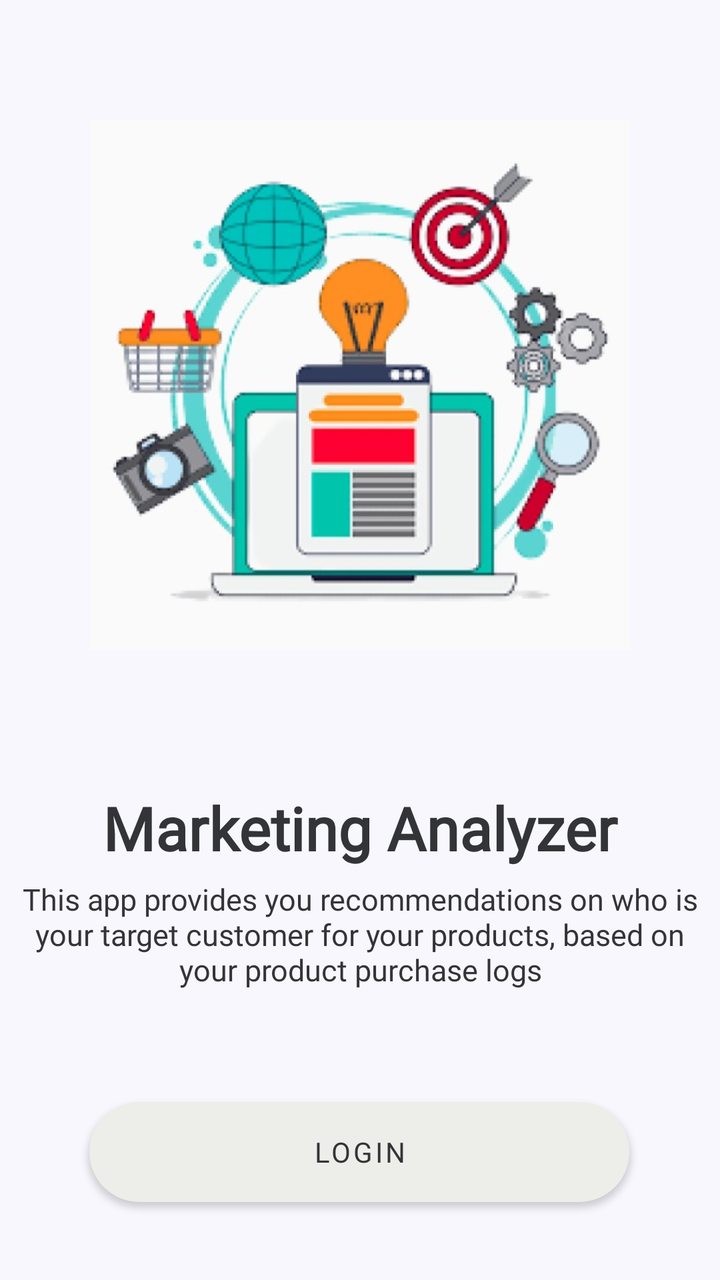
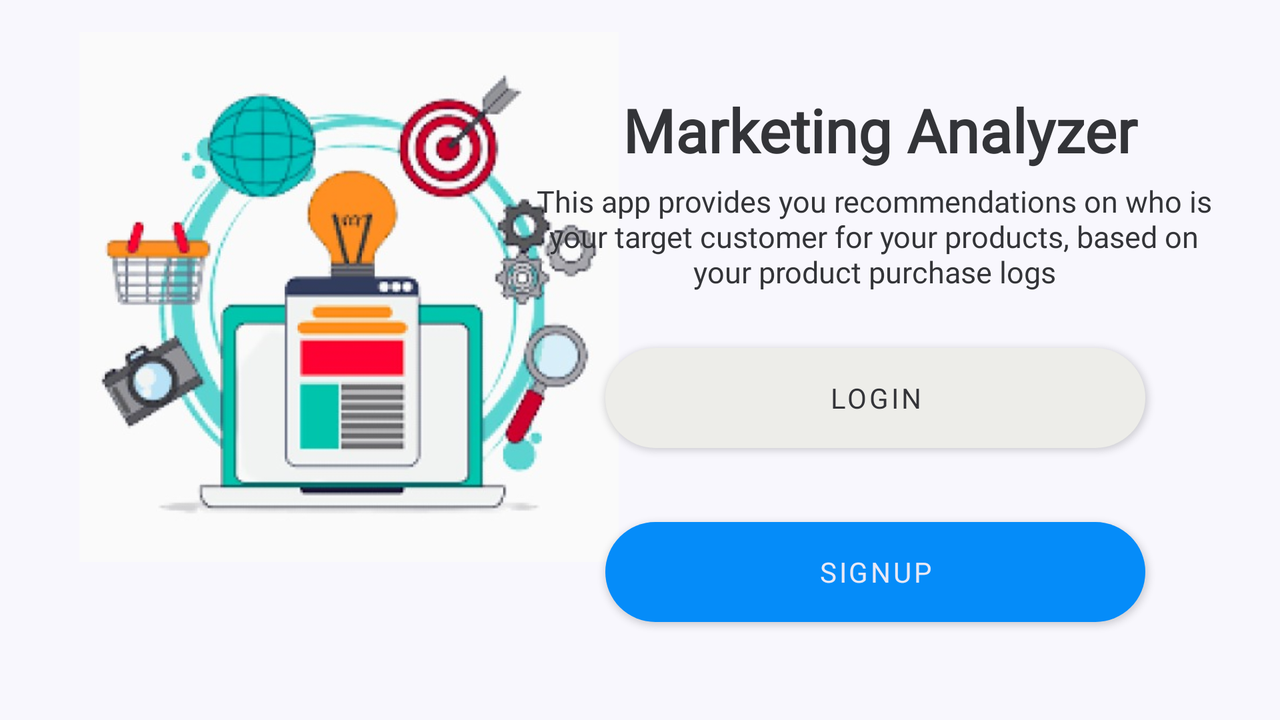

One screen, two layout resources from the same app: the default and the repository's alternative for another configuration. Each is rendered where Android would select it; the XML of both is given below.
<!-- AndroidManifest.xml: application theme MainTheme -->
<!-- res/layout/activity_welcome.xml -->
<?xml version="1.0" encoding="utf-8"?>
<androidx.constraintlayout.widget.ConstraintLayout xmlns:android="http://schemas.android.com/apk/res/android"
    xmlns:app="http://schemas.android.com/apk/res-auto"
    xmlns:tools="http://schemas.android.com/tools"
    android:layout_width="match_parent"
    android:layout_height="match_parent"
    tools:context="com.example.marketinganalyzer.Activities.WelcomeActivity"
    android:theme= "@style/MainTheme">


    <ImageView
        android:id="@+id/imageView3"
        android:layout_width="281dp"
        android:layout_height="265dp"
        android:layout_marginTop="60dp"
        app:layout_constraintEnd_toEndOf="parent"
        app:layout_constraintStart_toStartOf="parent"
        app:layout_constraintTop_toTopOf="parent"
        app:srcCompat="@drawable/marketing_pic" />

    <TextView
        android:id="@+id/welcome_title"
        android:layout_width="300dp"
        android:layout_height="50dp"
        android:layout_marginTop="64dp"
        android:gravity="center"
        android:text="@string/welcome_text_title"
        android:textAppearance="?attr/textAppearanceHeadline1"
        app:layout_constraintEnd_toEndOf="parent"
        app:layout_constraintStart_toStartOf="parent"
        app:layout_constraintTop_toBottomOf="@+id/imageView3" />

    <TextView
        android:id="@+id/welcome_description"
        android:layout_width="351dp"
        android:layout_height="56dp"
        android:gravity="bottom|center"
        android:text="@string/welcome_text_Description"
        android:textAppearance="?attr/textAppearanceBody1"
        app:layout_constraintEnd_toEndOf="parent"
        app:layout_constraintStart_toStartOf="parent"
        app:layout_constraintTop_toBottomOf="@+id/welcome_title" />

    <Button
        android:id="@+id/welcome_button_login"
        style="@style/Widget.MainTheme.Button.TypeA"
        android:layout_width="@dimen/button_submit_width"
        android:layout_height="@dimen/button_submit_height"
        android:layout_marginTop="56dp"
        android:layout_marginEnd="41dp"
        android:text="@string/welcome_button_login"
        app:layout_constraintEnd_toEndOf="@+id/welcome_description"
        app:layout_constraintTop_toBottomOf="@+id/welcome_description" />

    <Button
        android:id="@+id/welcome_button_signup"
        style="@style/Widget.MainTheme.Button.TypeB"
        android:layout_width="@dimen/button_submit_width"
        android:layout_height="@dimen/button_submit_height"
        android:layout_marginTop="10dp"
        android:layout_marginBottom="@dimen/button_submit_margin_buttom"
        android:text="@string/welcome_button_signup"
        app:layout_constraintBottom_toBottomOf="parent"
        app:layout_constraintEnd_toEndOf="@+id/welcome_button_login"
        app:layout_constraintTop_toBottomOf="@+id/welcome_button_login"
        app:layout_constraintVertical_bias="0.416" />

</androidx.constraintlayout.widget.ConstraintLayout>
<!-- resources referenced by this layout -->
<resources>
  <dimen name="button_submit_height">50dp</dimen>
  <dimen name="button_submit_margin_buttom">32dp</dimen>
  <dimen name="button_submit_width">270dp</dimen>
  <string name="welcome_button_login">Login</string>
  <string name="welcome_button_signup">Signup</string>
  <string name="welcome_text_Description">This app provides you recommendations on who is
          your target customer for your products, based on your product purchase logs</string>
  <string name="welcome_text_title">Marketing Analyzer</string>
  <style name="Widget.MainTheme.Button.TypeA" parent="Widget.MainTheme.Button">
          <item name="materialThemeOverlay">@style/ThemeOverlay.MainTheme.Button.TypeA</item>
          <item name="android:textColor">@color/colorOnPrimary</item>
          <item name="android:background">@drawable/button_first_type</item>
      </style>
  <style name="Widget.MainTheme.Button.TypeB" parent="Widget.MainTheme.Button">
          <item name="materialThemeOverlay">@style/ThemeOverlay.MainTheme.Button.TypeB</item>
          <item name="android:textColor">@color/colorOnSecondary</item>
          <item name="android:background">@drawable/button_second_type</item>
      </style>
  <color name="colorPrimary">#eeeefa</color>
  <color name="colorPrimaryVariant">#ffffff</color>
  <color name="colorOnPrimary">#333438</color>
  <color name="colorSecondary">#058cf9</color>
  <color name="colorSecondaryVariant">#4fa2fa</color>
  <color name="colorOnSecondary">#e9e9f5</color>
  <color name="colorBackground">#f8f7fd</color>
  <color name="colorOnBackground">#333436</color>
  <color name="colorSurface">#49a2fe</color>
  <color name="colorOnSurface">#e9e9f3</color>
  <color name="colorError">#ff3259</color>
  <color name="colorOnError">#333438</color>
  <style name="TextAppearance.MainTheme.Button" parent="TextAppearance.MaterialComponents.Button">
          <item name="fontFamily">@font/rubik_medium</item>
          <item name="android:fontFamily">@font/rubik_medium</item>
      </style>
  <style name="ShapeAppearance.MainTheme.SmallComponent" parent="ShapeAppearance.MaterialComponents.SmallComponent">
          <item name="cornerFamily"> rounded</item>
          <item name="cornerSize">50pt</item>
      </style>
  <style name="Widget.MainTheme.Button" parent="Widget.MaterialComponents.Button">
          <item name="android:textAppearance">@style/TextAppearance.MainTheme.Button</item>
          <item name="shapeAppearance">@style/ShapeAppearance.MainTheme.SmallComponent</item>
      </style>
  <style name="ThemeOverlay.MainTheme.Button.TypeA" parent="">
          <item name="colorPrimary">@color/colorBackgroundVariant</item>
          <item name="colorOnPrimary">@color/colorOnPrimary</item>
      </style>
  <!-- drawable button_first_type (drawable) -->
  <?xml version="1.0" encoding="utf-8"?>
  <shape xmlns:android="http://schemas.android.com/apk/res/android"
      android:shape="rectangle">
  
      <corners  android:radius="50dp"/>
      <solid android:color="@color/colorBackgroundVariant"></solid>
  
  </shape>
  <style name="ThemeOverlay.MainTheme.Button.TypeB" parent="">
          <item name="colorPrimary">@color/colorSecondary</item>
          <item name="colorOnPrimary">@color/colorOnSecondary</item>
      </style>
  <!-- drawable button_second_type (drawable) -->
  <?xml version="1.0" encoding="utf-8"?>
  <shape xmlns:android="http://schemas.android.com/apk/res/android"
      android:shape="rectangle">
  
      <corners  android:radius="50dp"/>
      <solid android:color="@color/colorSecondary"></solid>
  
  </shape>
  <style name="ThemeOverlay.MainTheme.Button.TextButton" parent="">
          <item name="colorPrimary">@color/colorPrimary</item>
          <item name="colorOnPrimary">@color/colorOnPrimary</item>
      </style>
  <style name="ThemeOverlay.MainTheme.RadioButton" parent="">
          <item name="colorOnSurface">@color/colorOnPrimary</item>
          <item name="colorSecondary">@color/colorOnPrimary</item>
      </style>
  <color name="colorBackgroundVariant">#EDEDE9</color>
</resources>
<!-- res/layout-land/activity_welcome.xml (the repository's variant of the layout above) -->
<!-- drawn on the phone turned sideways -->
<?xml version="1.0" encoding="utf-8"?>
<androidx.constraintlayout.widget.ConstraintLayout xmlns:android="http://schemas.android.com/apk/res/android"
    xmlns:app="http://schemas.android.com/apk/res-auto"
    xmlns:tools="http://schemas.android.com/tools"
    android:layout_width="match_parent"
    android:layout_height="match_parent"
    tools:context="com.example.marketinganalyzer.Activities.WelcomeActivity"
    android:theme= "@style/MainTheme">


    <ImageView
        android:id="@+id/imageView3"
        android:layout_width="281dp"
        android:layout_height="265dp"
        android:layout_marginTop="16dp"
        app:layout_constraintEnd_toEndOf="parent"
        app:layout_constraintHorizontal_bias="0.095"
        app:layout_constraintStart_toStartOf="parent"
        app:layout_constraintTop_toTopOf="parent"
        app:srcCompat="@drawable/marketing_pic" />

    <TextView
        android:id="@+id/welcome_title"
        android:layout_width="300dp"
        android:layout_height="50dp"
        android:layout_marginTop="24dp"
        android:gravity="center"
        android:text="@string/welcome_text_title"
        android:textAppearance="?attr/textAppearanceHeadline1"
        app:layout_constraintEnd_toEndOf="parent"
        app:layout_constraintHorizontal_bias="0.853"
        app:layout_constraintStart_toStartOf="parent"
        app:layout_constraintTop_toTopOf="@+id/imageView3" />

    <TextView
        android:id="@+id/welcome_description"
        android:layout_width="351dp"
        android:layout_height="56dp"
        android:gravity="bottom|center"
        android:text="@string/welcome_text_Description"
        android:textAppearance="?attr/textAppearanceBody1"
        app:layout_constraintEnd_toEndOf="parent"
        app:layout_constraintHorizontal_bias="0.905"
        app:layout_constraintStart_toStartOf="parent"
        app:layout_constraintTop_toBottomOf="@+id/welcome_title" />

    <Button
        android:id="@+id/welcome_button_login"
        style="@style/Widget.MainTheme.Button.TypeA"
        android:layout_width="@dimen/button_submit_width"
        android:layout_height="@dimen/button_submit_height"
        android:layout_marginTop="28dp"
        android:layout_marginEnd="40dp"
        android:text="@string/welcome_button_login"
        app:layout_constraintEnd_toEndOf="@+id/welcome_description"
        app:layout_constraintTop_toBottomOf="@+id/welcome_description" />

    <Button
        android:id="@+id/welcome_button_signup"
        style="@style/Widget.MainTheme.Button.TypeB"
        android:layout_width="@dimen/button_submit_width"
        android:layout_height="@dimen/button_submit_height"
        android:layout_marginTop="10dp"
        android:layout_marginBottom="@dimen/button_submit_margin_buttom"
        android:text="@string/welcome_button_signup"
        app:layout_constraintBottom_toBottomOf="parent"
        app:layout_constraintEnd_toEndOf="@+id/welcome_button_login"
        app:layout_constraintTop_toBottomOf="@+id/welcome_button_login"
        app:layout_constraintVertical_bias="0.61" />

</androidx.constraintlayout.widget.ConstraintLayout>
